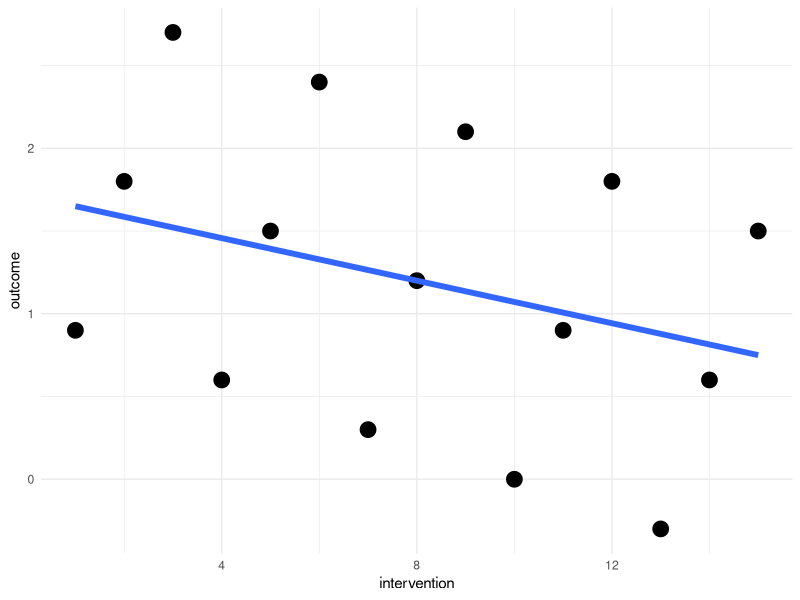
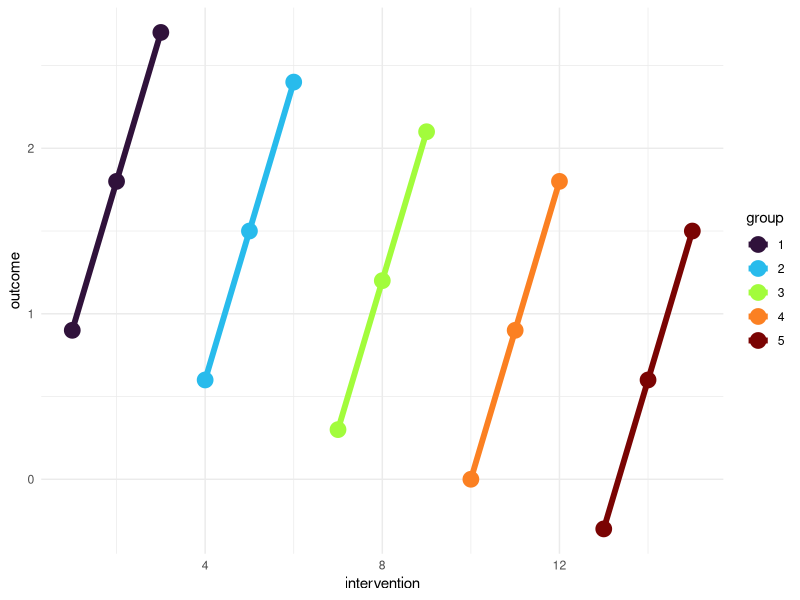

Write R code to recreate these figures, in order.
## ---- chunk 1

library(ggplot2)

## ---- chunk 2

intervention <- seq(1,15) # intervention

group <- rep(seq(1,5), each=3) # group

index <- rep(seq(1,3), 5) # index within group

e <- rnorm(15, 0, .25) # randomly distributed error

outcome <- index + -.1 * intervention # + e

group <- factor(group)

mydata <- data.frame(intervention, group, outcome)

## ---- chunk 3

p0 <- ggplot(mydata,
       aes(x = intervention,
           y = outcome)) + 
  geom_point(size = 5)+
  geom_smooth(method="lm",
              size = 2,
              se = FALSE) +
  scale_color_viridis_d(name = "group",
                        option = "turbo") +
  theme_minimal()

## ---- chunk 4

p0 # replay

## ---- chunk 5
p0 + aes(color = group)

